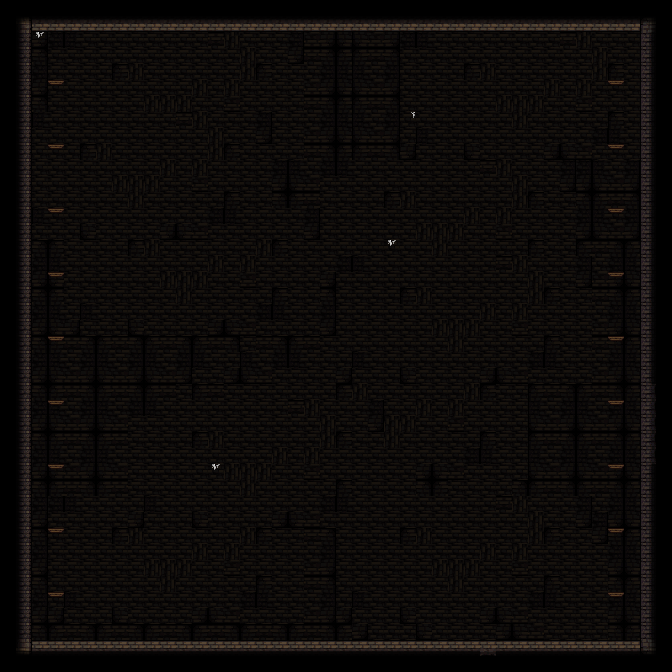

Below is a game level as drawn by its tile map, then a one-line description and the .tmx that defines it (tile-layer data replaced by summaries):
An orthogonal 42x42 tile map with 16x16 px tiles, 5 tile layers (back, stage, deco, unit, ...), 2 tilesets.

<map version="1.0" orientation="orthogonal" renderorder="right-down" width="42" height="42" tilewidth="16" tileheight="16" nextobjectid="4">
 <tileset firstgid="1" name="dungeonTileSet" tilewidth="16" tileheight="16" tilecount="1024">
  <image source="dungeonTileset.png" width="512" height="512" />
  <terraintypes>
   <terrain name="blocks" tile="-1" />
   <terrain name="empty" tile="-1" />
  </terraintypes>
  <tile id="4" terrain="1,1,1,0" />
  <tile id="5" terrain="1,1,0,0" />
  <tile id="6" terrain="1,1,0,1" />
  <tile id="12" terrain="0,0,0,1" />
  <tile id="13" terrain="0,0,1,1" />
  <tile id="14" terrain="0,0,1,0" />
  <tile id="36" terrain="1,0,1,0" />
  <tile id="37" terrain="0,0,0,0" />
  <tile id="38" terrain="0,1,0,1" />
  <tile id="44" terrain="0,1,0,1" />
  <tile id="45" terrain="1,1,1,1" />
  <tile id="46" terrain="1,0,1,0" />
  <tile id="68" terrain="1,0,1,1" />
  <tile id="69" terrain="0,0,1,1" />
  <tile id="70" terrain="0,1,1,1" />
  <tile id="76" terrain="0,1,0,0" />
  <tile id="77" terrain="1,1,0,0" />
  <tile id="78" terrain="1,0,0,0" />
 </tileset>
 <tileset firstgid="1025" name="brickTileset" tilewidth="16" tileheight="16" tilecount="1024">
  <image source="brickTileset.png" width="512" height="512" />
 </tileset>
 <layer name="back" width="42" height="42">
  <data>[1764 cells, 1764 non-empty, 9 distinct tile ids]</data>
 </layer>
 <layer name="stage" width="42" height="42">
  <data>[1764 cells, 338 non-empty, 12 distinct tile ids]</data>
 </layer>
 <layer name="deco" width="42" height="42">
  <data>[1764 cells, 1 non-empty, 1 distinct tile ids]</data>
 </layer>
 <layer name="unit" width="42" height="42">
  <data>[1764 cells, 1 non-empty, 1 distinct tile ids]</data>
 </layer>
 <layer name="fore" width="42" height="42">
  <data>[1764 cells, 2 non-empty, 1 distinct tile ids]</data>
 </layer>
</map>
